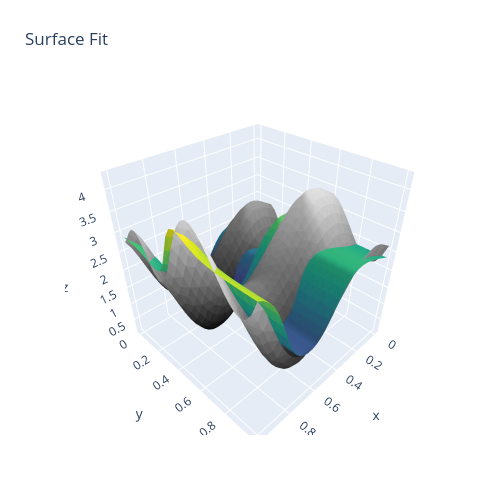

The notebook cell this image was saved under:
### Code cell
Rebuilder = Rebuild()
Rebuilder.rebuildFullNet("model_2_3_1")

### Figure 1 — Plotly figure (JSON) as saved in the notebook; plotly's stock layout.template omitted (floating-point values rounded to 4 significant figures; data arrays with more than 128 entries replaced by an {"elided": "..."} marker saying what was removed)
{"data": [{"facecolor": {"elided": "1922 str values"}, "i": {"elided": "1922 int values"}, "j": {"elided": "1922 int values"}, "k": {"elided": "1922 int values"}, "name": "", "type": "mesh3d", "x": {"elided": "1024 float values"}, "y": {"elided": "1024 float values"}, "z": {"elided": "1024 float values"}}, {"facecolor": {"elided": "1922 str values"}, "i": {"elided": "1922 int values"}, "j": {"elided": "1922 int values"}, "k": {"elided": "1922 int values"}, "name": "", "type": "mesh3d", "x": {"elided": "1024 float values"}, "y": {"elided": "1024 float values"}, "z": {"elided": "1024 float values"}}], "layout": {"autosize": false, "height": 500, "margin": {"b": 65, "l": 65, "r": 50, "t": 90}, "title": {"text": "Surface Fit"}, "width": 500}}
